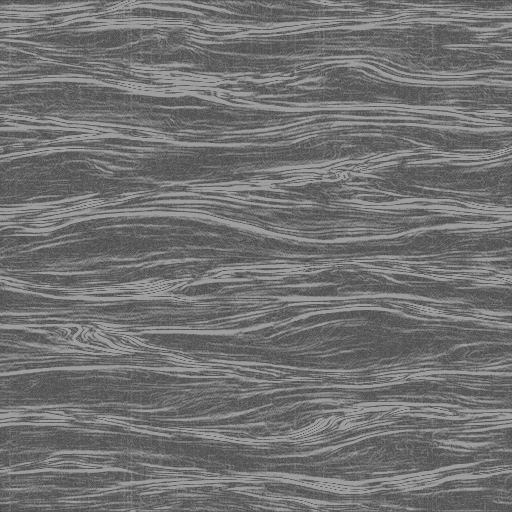
#> input picture ZenithReborn/Assets/Vfx/Materials/SwordFlow/GlassR3/SurfaceMap.png, 512 x 512 px, given in place of exec-ed1f30f9-12c6-48b9-b357-fe38a6dfb42b.png, which was not available; the run also reads 1 picture not shown here
$ python prepare_glass_r3.py
#> lines starting #> are read from the running program, lines starting #| are printed output that depends on the picture
"""将本轮内置生图原稿转换为可复用的环境、同源高度/法线/粗糙度数据，不改旧素材。"""
import hashlib
import json
import shutil
from pathlib import Path
import numpy as np
from PIL import Image,ImageFilter

root=Path(__file__).resolve().parent.parent
generated=Path.home()/'.codex/generated_images/01a163e3-ea52-7e03-8c19-aaf79091acce'
sources={'environment':generated/'exec-031aded8-024d-47e2-a15b-61aa6b8c99e9.png',
         'height':generated/'exec-ed1f30f9-12c6-48b9-b357-fe38a6dfb42b.png'}
production=root/'ZenithReborn/Assets/Vfx/Materials/SwordFlow/GlassR3'
production.mkdir(parents=True,exist_ok=True)
authoring=root/'artifacts/vfx-textures'

def periodic(data,axis):
    data=data.copy();first=np.take(data,0,axis=axis);last=np.take(data,-1,axis=axis)
    delta=last-first
    shape=[1]*data.ndim;shape[axis]=data.shape[axis]
    ramp=np.linspace(-.5,.5,data.shape[axis]).reshape(shape)
    return data-ramp*np.expand_dims(delta,axis)

def save(name,data):
    pixels=np.clip(data*255+.5,0,255).astype(np.uint8)
    if pixels.ndim==2:pixels=np.repeat(pixels[:,:,None],3,axis=2)
    Image.fromarray(pixels).save(production/name)

env=np.asarray(Image.open(sources['environment']).convert('RGB').resize((1024,512),Image.Resampling.LANCZOS),dtype=float)/255
env=periodic(env,1)
#> in periodic, `first = np.take(data, 0, axis=axis)`: first = 512 rows, first 8: [0.498, 0.498, 0.498], [0.498, 0.498, 0.498], [0.498, 0.498, 0.498], [0.498, 0.498, 0.498], [0.498, 0.498, 0.498], [0.502, 0.502, 0.502], [0.502, 0.502, 0.502], [0.506, 0.506, 0.506]
#> in periodic, `last = np.take(data, -1, axis=axis)`: last has the same summary as first
#> in periodic, `delta=last-first`: delta = 512 rows, first 8: [0, 0, 0], [0, 0, 0], [0, 0, 0], [0, 0, 0], [0, 0, 0], [0, 0, 0], [0, 0, 0], [0, 0, 0]
gray=env@np.array([.2126,.7152,.0722]);env=env*.35+gray[:,:,None]*.65
save('EnvironmentMap.png',env)
height=np.asarray(Image.open(sources['height']).convert('L').resize((512,512),Image.Resampling.LANCZOS).filter(ImageFilter.GaussianBlur(1)),dtype=float)/255
height=periodic(periodic(height,1),0)
height=np.clip(.5+(height-height.mean())*.20,.45,.55)
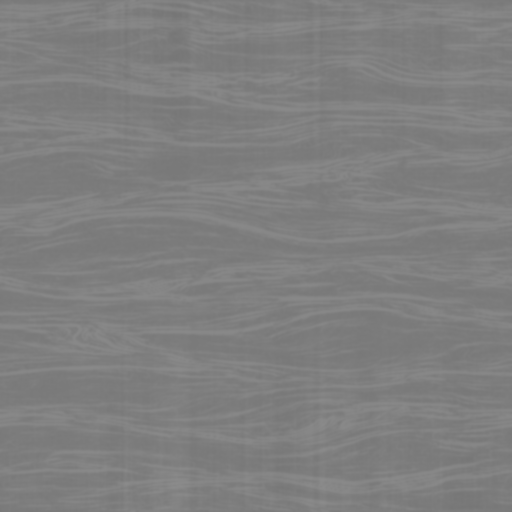
#> height: shape (512, 512) float64; min 0.463, max 0.547, mean 0.5
dx=(np.roll(height,-1,1)-np.roll(height,1,1))*.5
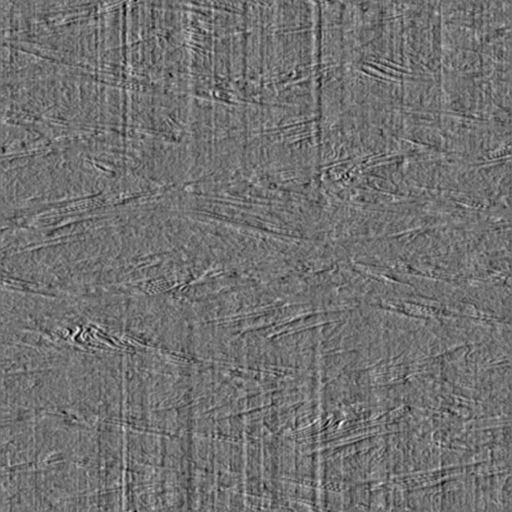
#> dx: shape (512, 512) float64; min -0.0128, max 0.0159, mean 0; drawn with min black and max white
dy=(np.roll(height,-1,0)-np.roll(height,1,0))*.5
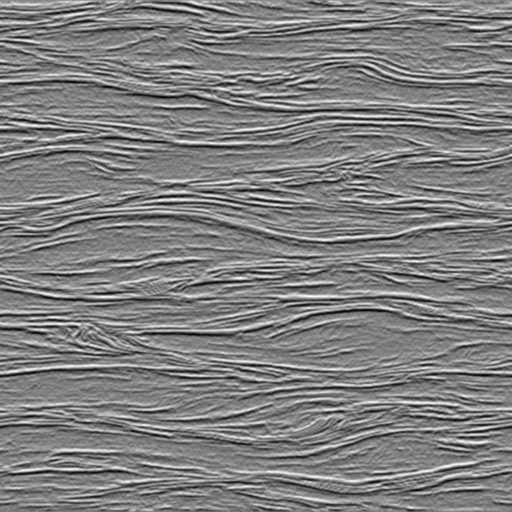
#> dy: shape (512, 512) float64; min -0.0196, max 0.0194, mean -3.39e-21; drawn with min black and max white
normal=np.stack([-dx*24,-dy*24,np.ones_like(height)],axis=2)
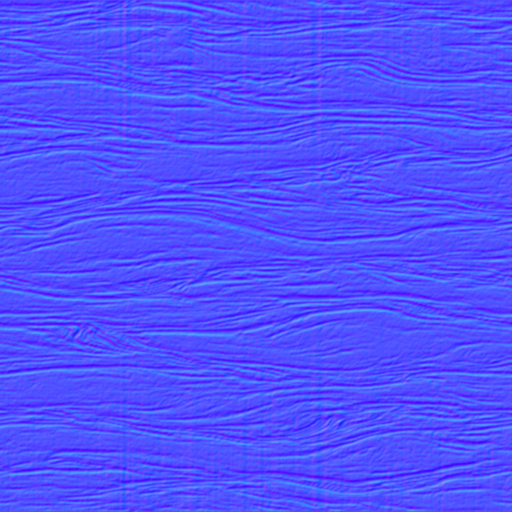
#> normal: shape (512, 512, 3) float64; mean of channels 0, 1, 2 0, -3.63e-18, 1; drawn with min black and max white
normal/=np.linalg.norm(normal,axis=2,keepdims=True)
roughness=np.clip(.30+np.sqrt(dx*dx+dy*dy)*120,.26,.62)
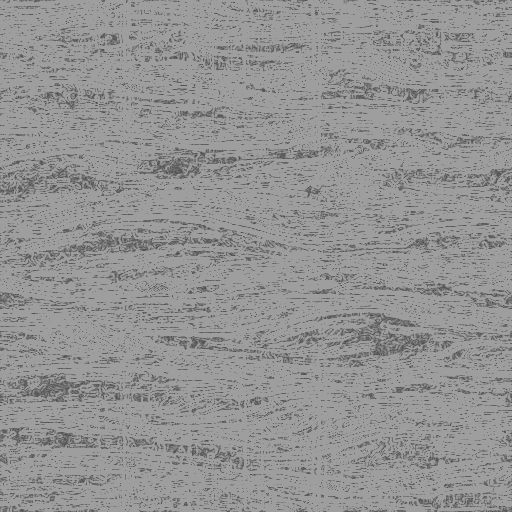
#> roughness: shape (512, 512) float64; min 0.3, max 0.62, mean 0.58
save('HeightMap.png',height);save('NormalMap.png',normal*.5+.5);save('SurfaceMap.png',roughness)
#> call 3 of save, with name = 'NormalMap.png'
#> in save (call 3), `pixels=np.clip(data*255+.5,0,255).astype(np.uint8)`:
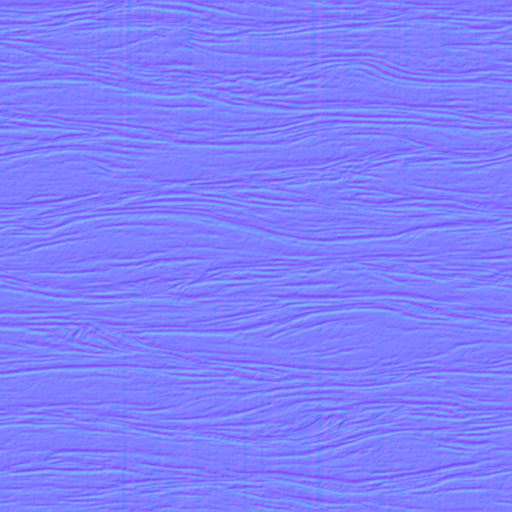
#> pixels: shape (512, 512, 3); mean of channels 0, 1, 2 127.5, 127.5, 253.6; drawn as R, G, B
for kind,source,key in [('EnvironmentMap',sources['environment'],'EnvironmentMap.png'),('HeightMap',sources['height'],'HeightMap.png')]:
    folder=authoring/kind/'GlassR3';folder.mkdir(parents=True,exist_ok=True)
    shutil.copy2(source,folder/'01-raw.png');shutil.copy2(production/key,folder/f'02-{key}')
for kind in ('NormalMap','SurfaceMap'):
    folder=authoring/kind/'GlassR3';folder.mkdir(parents=True,exist_ok=True)
    shutil.copy2(production/f'{kind}.png',folder/f'02-{kind}.png')
manifest=dict(id='material.SwordTrail.Glass.R3',origin='builtin-imagegen-with-project-authored-data-derivation',
    sourceImages={k:dict(name=v.name,sha256=hashlib.sha256(v.read_bytes()).hexdigest()) for k,v in sources.items()},
    images={p.name:hashlib.sha256(p.read_bytes()).hexdigest() for p in sorted(production.glob('*.png'))},
    channels=dict(EnvironmentMap='RGB环境反射；U环绕',HeightMap='RGB同值；中灰基准，低振幅高度',
                  NormalMap='RGB切线空间单位法线；由同一高度中心差分得到',SurfaceMap='RGB同值；粗糙度调制'),
    seamlessHeightError=float(max(np.max(np.abs(height[:,0]-height[:,-1])),np.max(np.abs(height[0]-height[-1])))),
    seamlessEnvironmentError=float(np.max(np.abs(env[:,0]-env[:,-1]))),normalUnitError=float(np.max(np.abs(np.linalg.norm(normal,axis=2)-1))),
    heightRange=[float(height.min()),float(height.max())],roughnessRange=[float(roughness.min()),float(roughness.max())],
    thirdPartyImages=False,oldInputsOverwritten=False)
#> manifest = 12 items
(production/'provenance.json').write_text(json.dumps(manifest,ensure_ascii=False,indent=2),encoding='utf-8')
print(json.dumps(manifest,ensure_ascii=False))
#> (printed output is left out)
